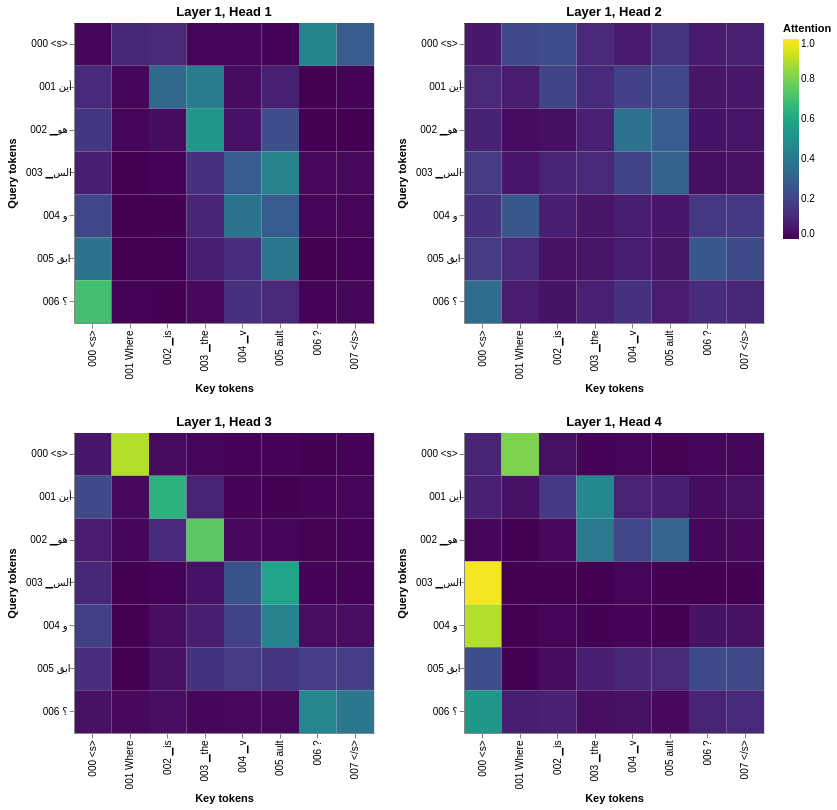

The notebook cell saved with this chart:
### Code cell
display(visualize_layer(
    model,
    layer=0,
    getter_fn=get_decoder_src,
    row_tokens=decoder_labels,
    col_tokens=source_labels,
))

### Figure 1 — Vega-Lite specification as saved in the notebook (floating-point values rounded to 4 significant figures)
{"config": {"view": {"continuousWidth": 300, "continuousHeight": 300}}, "vconcat": [{"hconcat": [{"data": {"name": "data-6cc7308c768ff3fbea6464f835b7c4ff"}, "mark": {"type": "rect"}, "encoding": {"color": {"field": "value", "scale": {"domain": [0, 1], "scheme": "viridis"}, "title": "Attention", "type": "quantitative"}, "tooltip": [{"field": "row_token", "type": "nominal"}, {"field": "col_token", "type": "nominal"}, {"field": "value", "format": ".4f", "type": "quantitative"}], "x": {"axis": {"labelLimit": 150}, "field": "col_token", "sort": null, "title": "Key tokens", "type": "ordinal"}, "y": {"axis": {"labelLimit": 150}, "field": "row_token", "sort": null, "title": "Query tokens", "type": "ordinal"}}, "height": 300, "title": "Layer 1, Head 1", "width": 300}, {"data": {"name": "data-5ecd335e783426d249731245c9c27c2d"}, "mark": {"type": "rect"}, "encoding": {"color": {"field": "value", "scale": {"domain": [0, 1], "scheme": "viridis"}, "title": "Attention", "type": "quantitative"}, "tooltip": [{"field": "row_token", "type": "nominal"}, {"field": "col_token", "type": "nominal"}, {"field": "value", "format": ".4f", "type": "quantitative"}], "x": {"axis": {"labelLimit": 150}, "field": "col_token", "sort": null, "title": "Key tokens", "type": "ordinal"}, "y": {"axis": {"labelLimit": 150}, "field": "row_token", "sort": null, "title": "Query tokens", "type": "ordinal"}}, "height": 300, "title": "Layer 1, Head 2", "width": 300}]}, {"hconcat": [{"data": {"name": "data-250e34de48fb8c124545c289e379c00f"}, "mark": {"type": "rect"}, "encoding": {"color": {"field": "value", "scale": {"domain": [0, 1], "scheme": "viridis"}, "title": "Attention", "type": "quantitative"}, "tooltip": [{"field": "row_token", "type": "nominal"}, {"field": "col_token", "type": "nominal"}, {"field": "value", "format": ".4f", "type": "quantitative"}], "x": {"axis": {"labelLimit": 150}, "field": "col_token", "sort": null, "title": "Key tokens", "type": "ordinal"}, "y": {"axis": {"labelLimit": 150}, "field": "row_token", "sort": null, "title": "Query tokens", "type": "ordinal"}}, "height": 300, "title": "Layer 1, Head 3", "width": 300}, {"data": {"name": "data-288949e702051a54fc0c6aba56af2f9d"}, "mark": {"type": "rect"}, "encoding": {"color": {"field": "value", "scale": {"domain": [0, 1], "scheme": "viridis"}, "title": "Attention", "type": "quantitative"}, "tooltip": [{"field": "row_token", "type": "nominal"}, {"field": "col_token", "type": "nominal"}, {"field": "value", "format": ".4f", "type": "quantitative"}], "x": {"axis": {"labelLimit": 150}, "field": "col_token", "sort": null, "title": "Key tokens", "type": "ordinal"}, "y": {"axis": {"labelLimit": 150}, "field": "row_token", "sort": null, "title": "Query tokens", "type": "ordinal"}}, "height": 300, "title": "Layer 1, Head 4", "width": 300}]}], "$schema": "https://vega.github.io/schema/vega-lite/v5.20.1.json", "datasets": {"data-6cc7308c768ff3fbea6464f835b7c4ff": [{"row": 0, "column": 0, "value": 0.01415, "row_token": "000 <s>", "col_token": "000 <s>"}, {"row": 0, "column": 1, "value": 0.1028, "row_token": "000 <s>", "col_token": "001 Where"}, {"row": 0, "column": 2, "value": 0.1127, "row_token": "000 <s>", "col_token": "002 ▁is"}, {"row": 0, "column": 3, "value": 0.01236, "row_token": "000 <s>", "col_token": "003 ▁the"}, {"row": 0, "column": 4, "value": 0.009864, "row_token": "000 <s>", "col_token": "004 ▁v"}, {"row": 0, "column": 5, "value": 0.007583, "row_token": "000 <s>", "col_token": "005 ault"}, {"row": 0, "column": 6, "value": 0.4544, "row_token": "000 <s>", "col_token": "006 ?"}, {"row": 0, "column": 7, "value": 0.2862, "row_token": "000 <s>", "col_token": "007 </s>"}, {"row": 1, "column": 0, "value": 0.1174, "row_token": "001 أين", "col_token": "000 <s>"}, {"row": 1, "column": 1, "value": 0.01434, "row_token": "001 أين", "col_token": "001 Where"}, {"row": 1, "column": 2, "value": 0.3351, "row_token": "001 أين", "col_token": "002 ▁is"}, {"row": 1, "column": 3, "value": 0.4119, "row_token": "001 أين", "col_token": "003 ▁the"}, {"row": 1, "column": 4, "value": 0.02938, "row_token": "001 أين", "col_token": "004 ▁v"}, {"row": 1, "column": 5, "value": 0.08429, "row_token": "001 أين", "col_token": "005 ault"}, {"row": 1, "column": 6, "value": 0.00281, "row_token": "001 أين", "col_token": "006 ?"}, {"row": 1, "column": 7, "value": 0.004749, "row_token": "001 أين", "col_token": "007 </s>"}, {"row": 2, "column": 0, "value": 0.1535, "row_token": "002 ▁هو", "col_token": "000 <s>"}, {"row": 2, "column": 1, "value": 0.0131, "row_token": "002 ▁هو", "col_token": "001 Where"}, {"row": 2, "column": 2, "value": 0.02738, "row_token": "002 ▁هو", "col_token": "002 ▁is"}, {"row": 2, "column": 3, "value": 0.5263, "row_token": "002 ▁هو", "col_token": "003 ▁the"}, {"row": 2, "column": 4, "value": 0.04469, "row_token": "002 ▁هو", "col_token": "004 ▁v"}, {"row": 2, "column": 5, "value": 0.2332, "row_token": "002 ▁هو", "col_token": "005 ault"}, {"row": 2, "column": 6, "value": 0.0006392, "row_token": "002 ▁هو", "col_token": "006 ?"}, {"row": 2, "column": 7, "value": 0.001172, "row_token": "002 ▁هو", "col_token": "007 </s>"}, {"row": 3, "column": 0, "value": 0.0814, "row_token": "003 ▁الس", "col_token": "000 <s>"}, {"row": 3, "column": 1, "value": 0.0004607, "row_token": "003 ▁الس", "col_token": "001 Where"}, {"row": 3, "column": 2, "value": 0.005022, "row_token": "003 ▁الس", "col_token": "002 ▁is"}, {"row": 3, "column": 3, "value": 0.1425, "row_token": "003 ▁الس", "col_token": "003 ▁the"}, {"row": 3, "column": 4, "value": 0.29, "row_token": "003 ▁الس", "col_token": "004 ▁v"}, {"row": 3, "column": 5, "value": 0.4413, "row_token": "003 ▁الس", "col_token": "005 ault"}, {"row": 3, "column": 6, "value": 0.01787, "row_token": "003 ▁الس", "col_token": "006 ?"}, {"row": 3, "column": 7, "value": 0.02137, "row_token": "003 ▁الس", "col_token": "007 </s>"}, {"row": 4, "column": 0, "value": 0.2077, "row_token": "004 و", "col_token": "000 <s>"}, {"row": 4, "column": 1, "value": 0.0001015, "row_token": "004 و", "col_token": "001 Where"}, {"row": 4, "column": 2, "value": 0.003119, "row_token": "004 و", "col_token": "002 ▁is"}, {"row": 4, "column": 3, "value": 0.09788, "row_token": "004 و", "col_token": "003 ▁the"}, {"row": 4, "column": 4, "value": 0.3783, "row_token": "004 و", "col_token": "004 ▁v"}, {"row": 4, "column": 5, "value": 0.2898, "row_token": "004 و", "col_token": "005 ault"}, {"row": 4, "column": 6, "value": 0.009363, "row_token": "004 و", "col_token": "006 ?"}, {"row": 4, "column": 7, "value": 0.0137, "row_token": "004 و", "col_token": "007 </s>"}, {"row": 5, "column": 0, "value": 0.3827, "row_token": "005 ابق", "col_token": "000 <s>"}, {"row": 5, "column": 1, "value": 0.0004075, "row_token": "005 ابق", "col_token": "001 Where"}, {"row": 5, "column": 2, "value": 0.001112, "row_token": "005 ابق", "col_token": "002 ▁is"}, {"row": 5, "column": 3, "value": 0.07999, "row_token": "005 ابق", "col_token": "003 ▁the"}, {"row": 5, "column": 4, "value": 0.1343, "row_token": "005 ابق", "col_token": "004 ▁v"}, {"row": 5, "column": 5, "value": 0.3954, "row_token": "005 ابق", "col_token": "005 ault"}, {"row": 5, "column": 6, "value": 0.002033, "row_token": "005 ابق", "col_token": "006 ?"}, {"row": 5, "column": 7, "value": 0.003975, "row_token": "005 ابق", "col_token": "007 </s>"}, {"row": 6, "column": 0, "value": 0.7012, "row_token": "006 ؟", "col_token": "000 <s>"}, {"row": 6, "column": 1, "value": 0.004958, "row_token": "006 ؟", "col_token": "001 Where"}, {"row": 6, "column": 2, "value": 0.001479, "row_token": "006 ؟", "col_token": "002 ▁is"}, {"row": 6, "column": 3, "value": 0.02019, "row_token": "006 ؟", "col_token": "003 ▁the"}, {"row": 6, "column": 4, "value": 0.1391, "row_token": "006 ؟", "col_token": "004 ▁v"}, {"row": 6, "column": 5, "value": 0.1095, "row_token": "006 ؟", "col_token": "005 ault"}, {"row": 6, "column": 6, "value": 0.008464, "row_token": "006 ؟", "col_token": "006 ?"}, {"row": 6, "column": 7, "value": 0.01509, "row_token": "006 ؟", "col_token": "007 </s>"}], "data-5ecd335e783426d249731245c9c27c2d": [{"row": 0, "column": 0, "value": 0.06013, "row_token": "000 <s>", "col_token": "000 <s>"}, {"row": 0, "column": 1, "value": 0.2148, "row_token": "000 <s>", "col_token": "001 Where"}, {"row": 0, "column": 2, "value": 0.2335, "row_token": "000 <s>", "col_token": "002 ▁is"}, {"row": 0, "column": 3, "value": 0.1155, "row_token": "000 <s>", "col_token": "003 ▁the"}, {"row": 0, "column": 4, "value": 0.06868, "row_token": "000 <s>", "col_token": "004 ▁v"}, {"row": 0, "column": 5, "value": 0.1471, "row_token": "000 <s>", "col_token": "005 ault"}, {"row": 0, "column": 6, "value": 0.07202, "row_token": "000 <s>", "col_token": "006 ?"}, {"row": 0, "column": 7, "value": 0.08823, "row_token": "000 <s>", "col_token": "007 </s>"}, {"row": 1, "column": 0, "value": 0.1089, "row_token": "001 أين", "col_token": "000 <s>"}, {"row": 1, "column": 1, "value": 0.07455, "row_token": "001 أين", "col_token": "001 Where"}, {"row": 1, "column": 2, "value": 0.1921, "row_token": "001 أين", "col_token": "002 ▁is"}, {"row": 1, "column": 3, "value": 0.1199, "row_token": "001 أين", "col_token": "003 ▁the"}, {"row": 1, "column": 4, "value": 0.1877, "row_token": "001 أين", "col_token": "004 ▁v"}, {"row": 1, "column": 5, "value": 0.2057, "row_token": "001 أين", "col_token": "005 ault"}, {"row": 1, "column": 6, "value": 0.05166, "row_token": "001 أين", "col_token": "006 ?"}, {"row": 1, "column": 7, "value": 0.05953, "row_token": "001 أين", "col_token": "007 </s>"}, {"row": 2, "column": 0, "value": 0.09036, "row_token": "002 ▁هو", "col_token": "000 <s>"}, {"row": 2, "column": 1, "value": 0.02743, "row_token": "002 ▁هو", "col_token": "001 Where"}, {"row": 2, "column": 2, "value": 0.03678, "row_token": "002 ▁هو", "col_token": "002 ▁is"}, {"row": 2, "column": 3, "value": 0.08623, "row_token": "002 ▁هو", "col_token": "003 ▁the"}, {"row": 2, "column": 4, "value": 0.3698, "row_token": "002 ▁هو", "col_token": "004 ▁v"}, {"row": 2, "column": 5, "value": 0.2909, "row_token": "002 ▁هو", "col_token": "005 ault"}, {"row": 2, "column": 6, "value": 0.04752, "row_token": "002 ▁هو", "col_token": "006 ?"}, {"row": 2, "column": 7, "value": 0.05094, "row_token": "002 ▁هو", "col_token": "007 </s>"}, {"row": 3, "column": 0, "value": 0.1695, "row_token": "003 ▁الس", "col_token": "000 <s>"}, {"row": 3, "column": 1, "value": 0.0504, "row_token": "003 ▁الس", "col_token": "001 Where"}, {"row": 3, "column": 2, "value": 0.09347, "row_token": "003 ▁الس", "col_token": "002 ▁is"}, {"row": 3, "column": 3, "value": 0.1086, "row_token": "003 ▁الس", "col_token": "003 ▁the"}, {"row": 3, "column": 4, "value": 0.1974, "row_token": "003 ▁الس", "col_token": "004 ▁v"}, {"row": 3, "column": 5, "value": 0.3022, "row_token": "003 ▁الس", "col_token": "005 ault"}, {"row": 3, "column": 6, "value": 0.03743, "row_token": "003 ▁الس", "col_token": "006 ?"}, {"row": 3, "column": 7, "value": 0.0411, "row_token": "003 ▁الس", "col_token": "007 </s>"}, {"row": 4, "column": 0, "value": 0.137, "row_token": "004 و", "col_token": "000 <s>"}, {"row": 4, "column": 1, "value": 0.2743, "row_token": "004 و", "col_token": "001 Where"}, {"row": 4, "column": 2, "value": 0.08107, "row_token": "004 و", "col_token": "002 ▁is"}, {"row": 4, "column": 3, "value": 0.05249, "row_token": "004 و", "col_token": "003 ▁the"}, {"row": 4, "column": 4, "value": 0.08069, "row_token": "004 و", "col_token": "004 ▁v"}, {"row": 4, "column": 5, "value": 0.05468, "row_token": "004 و", "col_token": "005 ault"}, {"row": 4, "column": 6, "value": 0.1573, "row_token": "004 و", "col_token": "006 ?"}, {"row": 4, "column": 7, "value": 0.1625, "row_token": "004 و", "col_token": "007 </s>"}, {"row": 5, "column": 0, "value": 0.17, "row_token": "005 ابق", "col_token": "000 <s>"}, {"row": 5, "column": 1, "value": 0.1111, "row_token": "005 ابق", "col_token": "001 Where"}, {"row": 5, "column": 2, "value": 0.042, "row_token": "005 ابق", "col_token": "002 ▁is"}, {"row": 5, "column": 3, "value": 0.05179, "row_token": "005 ابق", "col_token": "003 ▁the"}, {"row": 5, "column": 4, "value": 0.07843, "row_token": "005 ابق", "col_token": "004 ▁v"}, {"row": 5, "column": 5, "value": 0.05246, "row_token": "005 ابق", "col_token": "005 ault"}, {"row": 5, "column": 6, "value": 0.2713, "row_token": "005 ابق", "col_token": "006 ?"}, {"row": 5, "column": 7, "value": 0.2229, "row_token": "005 ابق", "col_token": "007 </s>"}, {"row": 6, "column": 0, "value": 0.3495, "row_token": "006 ؟", "col_token": "000 <s>"}, {"row": 6, "column": 1, "value": 0.07505, "row_token": "006 ؟", "col_token": "001 Where"}, {"row": 6, "column": 2, "value": 0.04694, "row_token": "006 ؟", "col_token": "002 ▁is"}, {"row": 6, "column": 3, "value": 0.08399, "row_token": "006 ؟", "col_token": "003 ▁the"}, {"row": 6, "column": 4, "value": 0.1422, "row_token": "006 ؟", "col_token": "004 ▁v"}, {"row": 6, "column": 5, "value": 0.07486, "row_token": "006 ؟", "col_token": "005 ault"}, {"row": 6, "column": 6, "value": 0.1236, "row_token": "006 ؟", "col_token": "006 ?"}, {"row": 6, "column": 7, "value": 0.1038, "row_token": "006 ؟", "col_token": "007 </s>"}], "data-250e34de48fb8c124545c289e379c00f": [{"row": 0, "column": 0, "value": 0.05432, "row_token": "000 <s>", "col_token": "000 <s>"}, {"row": 0, "column": 1, "value": 0.8882, "row_token": "000 <s>", "col_token": "001 Where"}, {"row": 0, "column": 2, "value": 0.02635, "row_token": "000 <s>", "col_token": "002 ▁is"}, {"row": 0, "column": 3, "value": 0.009398, "row_token": "000 <s>", "col_token": "003 ▁the"}, {"row": 0, "column": 4, "value": 0.007014, "row_token": "000 <s>", "col_token": "004 ▁v"}, {"row": 0, "column": 5, "value": 0.006583, "row_token": "000 <s>", "col_token": "005 ault"}, {"row": 0, "column": 6, "value": 0.00376, "row_token": "000 <s>", "col_token": "006 ?"}, {"row": 0, "column": 7, "value": 0.004369, "row_token": "000 <s>", "col_token": "007 </s>"}, {"row": 1, "column": 0, "value": 0.2192, "row_token": "001 أين", "col_token": "000 <s>"}, {"row": 1, "column": 1, "value": 0.02139, "row_token": "001 أين", "col_token": "001 Where"}, {"row": 1, "column": 2, "value": 0.6426, "row_token": "001 أين", "col_token": "002 ▁is"}, {"row": 1, "column": 3, "value": 0.09167, "row_token": "001 أين", "col_token": "003 ▁the"}, {"row": 1, "column": 4, "value": 0.007413, "row_token": "001 أين", "col_token": "004 ▁v"}, {"row": 1, "column": 5, "value": 0.001735, "row_token": "001 أين", "col_token": "005 ault"}, {"row": 1, "column": 6, "value": 0.00652, "row_token": "001 أين", "col_token": "006 ?"}, {"row": 1, "column": 7, "value": 0.009491, "row_token": "001 أين", "col_token": "007 </s>"}, {"row": 2, "column": 0, "value": 0.07635, "row_token": "002 ▁هو", "col_token": "000 <s>"}, {"row": 2, "column": 1, "value": 0.01493, "row_token": "002 ▁هو", "col_token": "001 Where"}, {"row": 2, "column": 2, "value": 0.1203, "row_token": "002 ▁هو", "col_token": "002 ▁is"}, {"row": 2, "column": 3, "value": 0.7441, "row_token": "002 ▁هو", "col_token": "003 ▁the"}, {"row": 2, "column": 4, "value": 0.01843, "row_token": "002 ▁هو", "col_token": "004 ▁v"}, {"row": 2, "column": 5, "value": 0.01236, "row_token": "002 ▁هو", "col_token": "005 ault"}, {"row": 2, "column": 6, "value": 0.005962, "row_token": "002 ▁هو", "col_token": "006 ?"}, {"row": 2, "column": 7, "value": 0.007589, "row_token": "002 ▁هو", "col_token": "007 </s>"}, {"row": 3, "column": 0, "value": 0.1056, "row_token": "003 ▁الس", "col_token": "000 <s>"}, {"row": 3, "column": 1, "value": 0.0004646, "row_token": "003 ▁الس", "col_token": "001 Where"}, {"row": 3, "column": 2, "value": 0.004971, "row_token": "003 ▁الس", "col_token": "002 ▁is"}, {"row": 3, "column": 3, "value": 0.04421, "row_token": "003 ▁الس", "col_token": "003 ▁the"}, {"row": 3, "column": 4, "value": 0.2576, "row_token": "003 ▁الس", "col_token": "004 ▁v"}, {"row": 3, "column": 5, "value": 0.5776, "row_token": "003 ▁الس", "col_token": "005 ault"}, {"row": 3, "column": 6, "value": 0.005004, "row_token": "003 ▁الس", "col_token": "006 ?"}, {"row": 3, "column": 7, "value": 0.004591, "row_token": "003 ▁الس", "col_token": "007 </s>"}, {"row": 4, "column": 0, "value": 0.1854, "row_token": "004 و", "col_token": "000 <s>"}, {"row": 4, "column": 1, "value": 0.001086, "row_token": "004 و", "col_token": "001 Where"}, {"row": 4, "column": 2, "value": 0.03185, "row_token": "004 و", "col_token": "002 ▁is"}, {"row": 4, "column": 3, "value": 0.07837, "row_token": "004 و", "col_token": "003 ▁the"}, {"row": 4, "column": 4, "value": 0.1929, "row_token": "004 و", "col_token": "004 ▁v"}, {"row": 4, "column": 5, "value": 0.4477, "row_token": "004 و", "col_token": "005 ault"}, {"row": 4, "column": 6, "value": 0.03172, "row_token": "004 و", "col_token": "006 ?"}, {"row": 4, "column": 7, "value": 0.03096, "row_token": "004 و", "col_token": "007 </s>"}, {"row": 5, "column": 0, "value": 0.1346, "row_token": "005 ابق", "col_token": "000 <s>"}, {"row": 5, "column": 1, "value": 0.0001929, "row_token": "005 ابق", "col_token": "001 Where"}, {"row": 5, "column": 2, "value": 0.03764, "row_token": "005 ابق", "col_token": "002 ▁is"}, {"row": 5, "column": 3, "value": 0.1445, "row_token": "005 ابق", "col_token": "003 ▁the"}, {"row": 5, "column": 4, "value": 0.1708, "row_token": "005 ابق", "col_token": "004 ▁v"}, {"row": 5, "column": 5, "value": 0.1516, "row_token": "005 ابق", "col_token": "005 ault"}, {"row": 5, "column": 6, "value": 0.181, "row_token": "005 ابق", "col_token": "006 ?"}, {"row": 5, "column": 7, "value": 0.1796, "row_token": "005 ابق", "col_token": "007 </s>"}, {"row": 6, "column": 0, "value": 0.04203, "row_token": "006 ؟", "col_token": "000 <s>"}, {"row": 6, "column": 1, "value": 0.01956, "row_token": "006 ؟", "col_token": "001 Where"}, {"row": 6, "column": 2, "value": 0.03343, "row_token": "006 ؟", "col_token": "002 ▁is"}, {"row": 6, "column": 3, "value": 0.01513, "row_token": "006 ؟", "col_token": "003 ▁the"}, {"row": 6, "column": 4, "value": 0.0169, "row_token": "006 ؟", "col_token": "004 ▁v"}, {"row": 6, "column": 5, "value": 0.01727, "row_token": "006 ؟", "col_token": "005 ault"}, {"row": 6, "column": 6, "value": 0.4609, "row_token": "006 ؟", "col_token": "006 ?"}, {"row": 6, "column": 7, "value": 0.3948, "row_token": "006 ؟", "col_token": "007 </s>"}], "data-288949e702051a54fc0c6aba56af2f9d": [{"row": 0, "column": 0, "value": 0.09779, "row_token": "000 <s>", "col_token": "000 <s>"}, {"row": 0, "column": 1, "value": 0.8046, "row_token": "000 <s>", "col_token": "001 Where"}, {"row": 0, "column": 2, "value": 0.03943, "row_token": "000 <s>", "col_token": "002 ▁is"}, {"row": 0, "column": 3, "value": 0.007935, "row_token": "000 <s>", "col_token": "003 ▁the"}, {"row": 0, "column": 4, "value": 0.01353, "row_token": "000 <s>", "col_token": "004 ▁v"}, {"row": 0, "column": 5, "value": 0.006146, "row_token": "000 <s>", "col_token": "005 ault"}, {"row": 0, "column": 6, "value": 0.01476, "row_token": "000 <s>", "col_token": "006 ?"}, {"row": 0, "column": 7, "value": 0.01581, "row_token": "000 <s>", "col_token": "007 </s>"}, {"row": 1, "column": 0, "value": 0.08873, "row_token": "001 أين", "col_token": "000 <s>"}, {"row": 1, "column": 1, "value": 0.04329, "row_token": "001 أين", "col_token": "001 Where"}, {"row": 1, "column": 2, "value": 0.1575, "row_token": "001 أين", "col_token": "002 ▁is"}, {"row": 1, "column": 3, "value": 0.4694, "row_token": "001 أين", "col_token": "003 ▁the"}, {"row": 1, "column": 4, "value": 0.09359, "row_token": "001 أين", "col_token": "004 ▁v"}, {"row": 1, "column": 5, "value": 0.08228, "row_token": "001 أين", "col_token": "005 ault"}, {"row": 1, "column": 6, "value": 0.02739, "row_token": "001 أين", "col_token": "006 ?"}, {"row": 1, "column": 7, "value": 0.03779, "row_token": "001 أين", "col_token": "007 </s>"}, {"row": 2, "column": 0, "value": 0.01245, "row_token": "002 ▁هو", "col_token": "000 <s>"}, {"row": 2, "column": 1, "value": 0.001523, "row_token": "002 ▁هو", "col_token": "001 Where"}, {"row": 2, "column": 2, "value": 0.01962, "row_token": "002 ▁هو", "col_token": "002 ▁is"}, {"row": 2, "column": 3, "value": 0.4044, "row_token": "002 ▁هو", "col_token": "003 ▁the"}, {"row": 2, "column": 4, "value": 0.209, "row_token": "002 ▁هو", "col_token": "004 ▁v"}, {"row": 2, "column": 5, "value": 0.3203, "row_token": "002 ▁هو", "col_token": "005 ault"}, {"row": 2, "column": 6, "value": 0.01461, "row_token": "002 ▁هو", "col_token": "006 ?"}, {"row": 2, "column": 7, "value": 0.01809, "row_token": "002 ▁هو", "col_token": "007 </s>"}, {"row": 3, "column": 0, "value": 0.9844, "row_token": "003 ▁الس", "col_token": "000 <s>"}, {"row": 3, "column": 1, "value": 0.0001818, "row_token": "003 ▁الس", "col_token": "001 Where"}, {"row": 3, "column": 2, "value": 0.001829, "row_token": "003 ▁الس", "col_token": "002 ▁is"}, {"row": 3, "column": 3, "value": 0.0006911, "row_token": "003 ▁الس", "col_token": "003 ▁the"}, {"row": 3, "column": 4, "value": 0.009367, "row_token": "003 ▁الس", "col_token": "004 ▁v"}, {"row": 3, "column": 5, "value": 0.002419, "row_token": "003 ▁الس", "col_token": "005 ault"}, {"row": 3, "column": 6, "value": 0.0005413, "row_token": "003 ▁الس", "col_token": "006 ?"}, {"row": 3, "column": 7, "value": 0.0005554, "row_token": "003 ▁الس", "col_token": "007 </s>"}, {"row": 4, "column": 0, "value": 0.8883, "row_token": "004 و", "col_token": "000 <s>"}, {"row": 4, "column": 1, "value": 0.001087, "row_token": "004 و", "col_token": "001 Where"}, {"row": 4, "column": 2, "value": 0.01148, "row_token": "004 و", "col_token": "002 ▁is"}, {"row": 4, "column": 3, "value": 0.002824, "row_token": "004 و", "col_token": "003 ▁the"}, {"row": 4, "column": 4, "value": 0.006695, "row_token": "004 و", "col_token": "004 ▁v"}, {"row": 4, "column": 5, "value": 0.001744, "row_token": "004 و", "col_token": "005 ault"}, {"row": 4, "column": 6, "value": 0.04599, "row_token": "004 و", "col_token": "006 ?"}, {"row": 4, "column": 7, "value": 0.04188, "row_token": "004 و", "col_token": "007 </s>"}, {"row": 5, "column": 0, "value": 0.2349, "row_token": "005 ابق", "col_token": "000 <s>"}, {"row": 5, "column": 1, "value": 0.002969, "row_token": "005 ابق", "col_token": "001 Where"}, {"row": 5, "column": 2, "value": 0.02876, "row_token": "005 ابق", "col_token": "002 ▁is"}, {"row": 5, "column": 3, "value": 0.08151, "row_token": "005 ابق", "col_token": "003 ▁the"}, {"row": 5, "column": 4, "value": 0.1008, "row_token": "005 ابق", "col_token": "004 ▁v"}, {"row": 5, "column": 5, "value": 0.1137, "row_token": "005 ابق", "col_token": "005 ault"}, {"row": 5, "column": 6, "value": 0.2209, "row_token": "005 ابق", "col_token": "006 ?"}, {"row": 5, "column": 7, "value": 0.2164, "row_token": "005 ابق", "col_token": "007 </s>"}, {"row": 6, "column": 0, "value": 0.5319, "row_token": "006 ؟", "col_token": "000 <s>"}, {"row": 6, "column": 1, "value": 0.08288, "row_token": "006 ؟", "col_token": "001 Where"}, {"row": 6, "column": 2, "value": 0.08732, "row_token": "006 ؟", "col_token": "002 ▁is"}, {"row": 6, "column": 3, "value": 0.0342, "row_token": "006 ؟", "col_token": "003 ▁the"}, {"row": 6, "column": 4, "value": 0.0413, "row_token": "006 ؟", "col_token": "004 ▁v"}, {"row": 6, "column": 5, "value": 0.01943, "row_token": "006 ؟", "col_token": "005 ault"}, {"row": 6, "column": 6, "value": 0.09165, "row_token": "006 ؟", "col_token": "006 ?"}, {"row": 6, "column": 7, "value": 0.1113, "row_token": "006 ؟", "col_token": "007 </s>"}]}}
